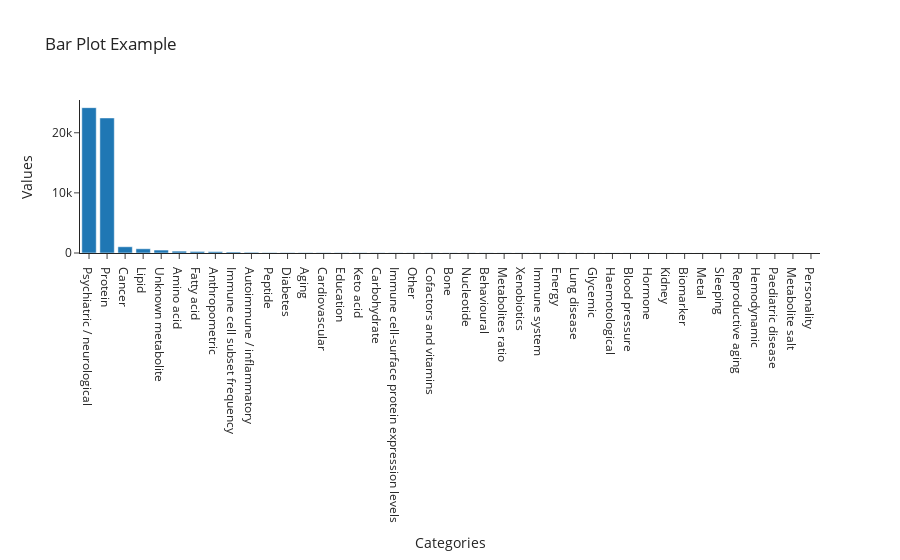

Notebook code cell kept with this figure:
### Code cell
fig = go.Figure(data=go.Bar(x=countdata['subcategory'], y=countdata['hit_count']))

# Customize the layout
fig.update_layout(title='GWAS subcategories across all ',
                 xaxis_title='Categories',
                 yaxis_title='Values')

### Figure 1 — Plotly figure (JSON) as saved in the notebook; plotly's stock layout.template omitted (floating-point values rounded to 4 significant figures)
{"data": [{"type": "bar", "x": ["Psychiatric / neurological", "Protein", "Cancer", "Lipid", "Unknown metabolite", "Amino acid", "Fatty acid", "Anthropometric", "Immune cell subset frequency", "Autoimmune / inflammatory", "Peptide", "Diabetes", "Aging", "Cardiovascular", "Education", "Keto acid", "Carbohydrate", "Immune cell-surface protein expression levels", "Other", "Cofactors and vitamins", "Bone", "Nucleotide", "Behavioural", "Metabolites ratio", "Xenobiotics", "Immune system", "Energy", "Lung disease", "Glycemic", "Haemotological", "Blood pressure", "Hormone", "Kidney", "Biomarker", "Metal", "Sleeping", "Reproductive aging", "Hemodynamic", "Paediatric disease", "Metabolite salt", "Personality"], "y": [24174, 22461, 1040, 705, 491, 310, 260, 227, 168, 120, 70, 63, 56, 54, 53, 48, 42, 37, 32, 31, 30, 30, 28, 27, 25, 24, 24, 21, 19, 19, 16, 14, 14, 11, 10, 9, 6, 5, 3, 1, 1]}], "layout": {"title": {"text": "Bar Plot Example"}, "xaxis": {"title": {"text": "Categories"}}, "yaxis": {"title": {"text": "Values"}}}}
